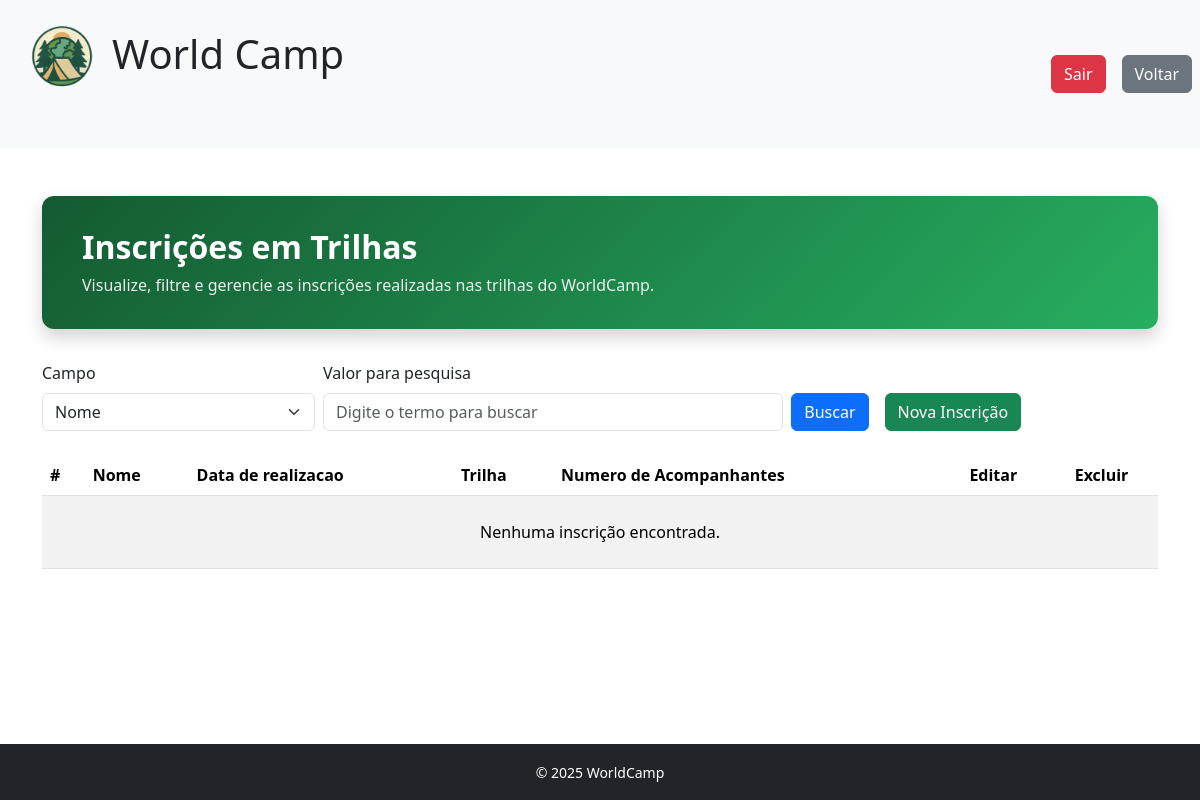
Before: /telas/trilhas/TrilhasList.php (signed in) with the older database file.
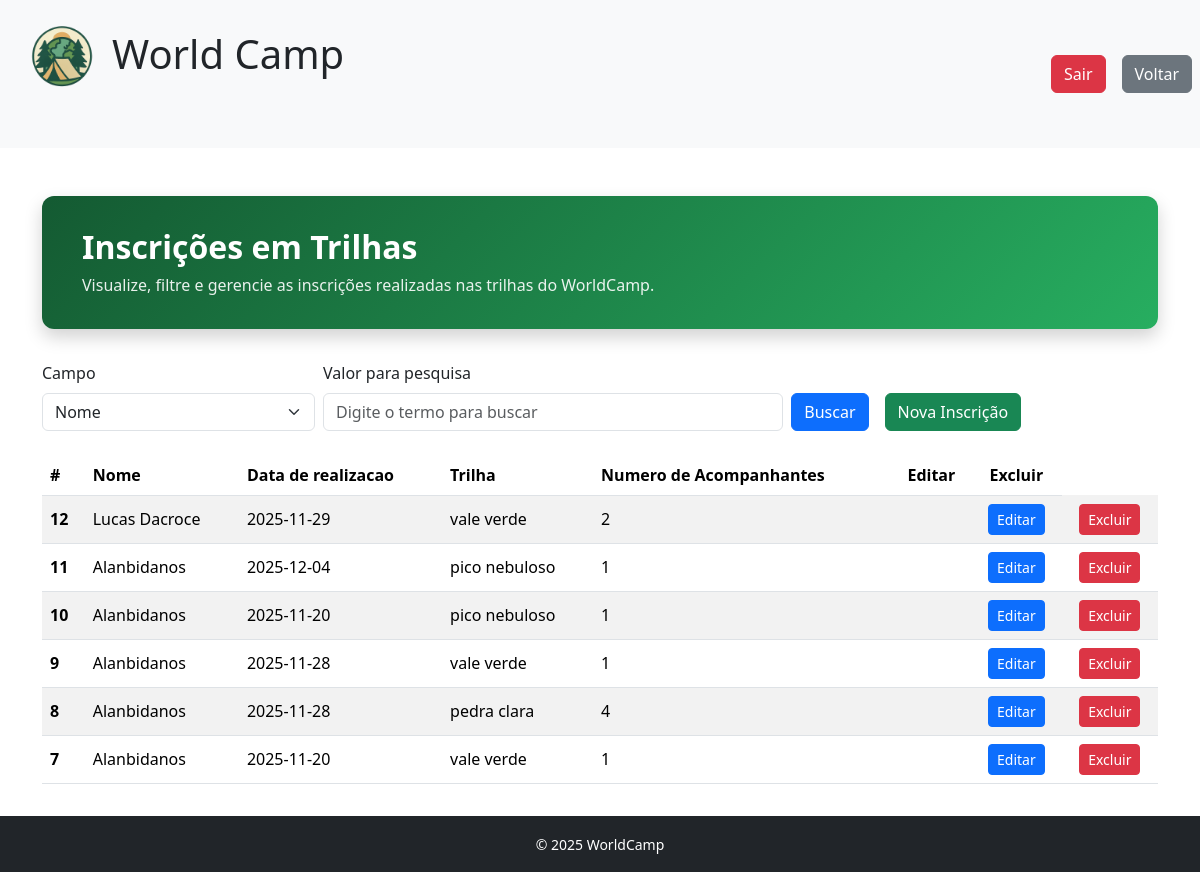
After: the same page with the newer database file.
### tables this page shows
CREATE TABLE IF NOT EXISTS `agendartrilhas` (
  `Id` int NOT NULL AUTO_INCREMENT,
  `nome_usuario` varchar(50) NOT NULL DEFAULT '',
  `data_realizacao` date NOT NULL,
  `trilha` varchar(50) NOT NULL DEFAULT '',
  `numero_acompanhantes` int DEFAULT NULL,
  PRIMARY KEY (`Id`)
);

### database/db.class.php (called while the page is built, shortened)
<?php
class db
{
    private $host = "localhost";
    private $user = "root";
    private $password = "";
    private $port = "3306";
    private $dbname = "WorldCamp";
    public function conn()
    {
        try {
            $conn = new PDO(
                "mysql:host=$this->host;dbname=$this->dbname;port=$this->port",
                $this->user,
                $this->password,
                [
                    PDO::ATTR_ERRMODE => PDO::ERRMODE_EXCEPTION,
                    PDO::MYSQL_ATTR_INIT_COMMAND => "SET NAMES utf8"
                ]
            );
            return $conn;
        } catch (PDOException $e) {
            echo "Erro: " . $e->getMessage();
            exit;
        }
    }
public function getTrilhasFiltradas($post)
{
    return $this->allTrilhas();
}
    public function allTrilhas()
    {
        $conn = $this->conn();
        $sql = "SELECT * FROM agendartrilhas ORDER BY Id DESC";
        $st = $conn->prepare($sql);
        $st->execute();
        return $st->fetchAll(PDO::FETCH_OBJ);
    }
}
?>

### telas/trilhas/TrilhasList.php (the view, shortened to what this page needs)
<?php
include '../../header.php';
include '../../database/db.class.php';
$db = new db();
$db->checkLogin();
$db->processarExclusaoTrilha();
$agendamento = $db->getTrilhasFiltradas($_POST);
?>
<div class="container my-4">
    <div class="hero-trilhas-list">
        <h2>Inscrições em Trilhas</h2>
        <p>Visualize, filtre e gerencie as inscrições realizadas nas trilhas do WorldCamp.</p>
    </div>
    <form action="./TrilhasList.php" method="post" class="mb-4">
        <div class="row g-2 align-items-end">
            <div class="col-md-3">
                <label class="form-label">Campo</label>
                <select name="tipo" class="form-select">
                    <option value="nome">Nome</option>
                </select>
            </div>
            <div class="col-md-5">
                <label class="form-label">Valor para pesquisa</label>
                <input type="text" name="valor" placeholder="Digite o termo para buscar" class="form-control">
            </div>
            <div class="col-md-4 d-flex gap-2">
                <div class="me-2">
                    <button type="submit" class="btn btn-primary w-100 mt-4">Buscar</button>
                </div>
                <div>
                    <a href="./TrilhasForm.php" class="btn btn-success w-100 mt-4">Nova Inscrição</a>
                </div>
            </div>
        </div>
    </form>
    <div class="mb-5 table-responsive">
        <table class="table table-striped table-hover table-inscricoes align-middle">
            <thead>
                <tr>
                    <th scope="col">#</th>
                    <th scope="col">Nome</th>
                    <th scope="col">Data de realizacao</th>
                    <th scope="col">Trilha</th>
                    <th scope="col">Numero de Acompanhantes</th>
                    <th scope="col" class="text-center">Editar</th>
                    <th scope="col" class="text-center">Excluir</th>
                </tr>
            </thead>
            <tbody>
                <?php if (!empty($agendamento)): ?>
                    <?php foreach ($agendamento as $item): ?>
                        <tr>
                            <th scope="row"><?= $item->Id ?></th>
                            <td><?= $item->nome_usuario ?></td>
                            <td><?= $item->data_realizacao ?></td>
                            <td><?= $item->trilha ?></td>
                            <td><?= $item->numero_acompanhantes ?></td>
                            <td>
                            </td>
                            <td class="text-center">
                                <a href="./TrilhasForm.php?Id=<?= $item->Id ?>" class="btn btn-primary btn-sm">Editar</a>
                            </td>
                            <td class="text-center">
                                <a href="./TrilhasList.php?Id=<?= $item->Id ?>"
                                    onclick="return confirm('Deseja Excluir esta inscrição?')"
                                    class="btn btn-danger btn-sm">Excluir</a>
                            </td>
                        </tr>
                    <?php endforeach; ?>
                <?php else: ?>
                    <tr>
                        <td colspan="7" class="text-center py-4">
                            Nenhuma inscrição encontrada.
                        </td>
                    </tr>
                <?php endif; ?>
            </tbody>
        </table>
    </div>
</div>
<?php
include '../../footer.php';
?>

### header.php (shortened to what this page needs)
<!doctype html>
<html lang="en">
<head>
    <link href="https://cdn.jsdelivr.net/npm/bootstrap@5.3.8/dist/css/bootstrap.min.css" rel="stylesheet">
</head>
<body>
<?php
$hiddenPage = ['login.php', 'criarConta.php', 'index.php'];
$currentPage = basename($_SERVER['PHP_SELF']);
$showMenu = !in_array($currentPage, $hiddenPage);
if ($showMenu) {
        $page = basename($_SERVER['PHP_SELF']); if ($page === 'dashboard.php') {
            include_once '../menu.php';
            ?>
      <?php } else  {
        include_once '../../menu.php'; ?>
      <?php }
      }?>
    <div class="container mt-4">
        <div class="row">

### menu.php (shortened to what this page needs)
<nav class="navbar navbar-expand-lg bg-body-tertiary ">
  <div class="container-fluid">
      <?php  $page = basename($_SERVER['PHP_SELF']); if ($page === 'dashboard.php') { ?>
        <div class="text-center">
          <div class="logo h1"><img src="../imagens/logoWorldCamp.png" width="75" height="75" alt="Logo">World Camp</div>
        </div>
      <?php } else  { ?>
        <div class="text-center mb-4">
          <div class="logo h1"><img src="../../imagens/logoWorldCamp.png" width="100" height="100" alt="Logo">World Camp</div>
        </div>
      <?php } ?>
  </div>
  <?php $page = basename($_SERVER['PHP_SELF']); if ($page === 'dashboard.php') { ?>
    <div class="col text-end">
      <a href="../usuario/login.php" class="btn btn-danger m-2" <?php session_abort() ?>>Sair</a>
    </div>
  <?php } else  { ?>
    <div class="col text-end">
      <a href="../../usuario/login.php" class="btn btn-danger m-2" <?php session_abort() ?>>Sair</a>
    </div>
  <?php } ?>
    <div class="col text-end">
      <button type="button" class="btn btn-secondary m-2" onclick="history.back();">Voltar</button>
    </div>
</nav>

### footer.php (shortened to what this page needs)
    <footer class="bg-dark text-white text-center py-3 fixed-bottom">
            <small>&copy; 2025 WorldCamp</small>
    </footer>
 </div>
    </div>
  </body>
</html>

### telas/trilhas/TrilhasList.php (style rules this page uses)
.hero-trilhas-list { background: linear-gradient(135deg, #145a32, #27ae60); color: #fff; padding: 2rem 2.5rem; border-radius: 12px; margin-bottom: 2rem; box-shadow: 0 8px 18px rgba(0, 0, 0, 0.18); }
.hero-trilhas-list h2 { margin: 0; font-weight: 700; }
.hero-trilhas-list p { margin: 0.4rem 0 0; opacity: 0.9; }
.table-inscricoes thead { background-color: #f8faf9; }

Changed rows visible on the page:
added agendartrilhas: Id "12", nome_usuario "Lucas Dacroce", data_realizacao "2025-11-29", trilha "vale verde", numero_acompanhantes "2"
added agendartrilhas: Id "11", nome_usuario "Alanbidanos", data_realizacao "2025-12-04", trilha "pico nebuloso", numero_acompanhantes "1"
added agendartrilhas: Id "10", nome_usuario "Alanbidanos", data_realizacao "2025-11-20", trilha "pico nebuloso", numero_acompanhantes "1"
added agendartrilhas: Id "9", nome_usuario "Alanbidanos", data_realizacao "2025-11-28", trilha "vale verde", numero_acompanhantes "1"
added agendartrilhas: Id "8", nome_usuario "Alanbidanos", data_realizacao "2025-11-28", trilha "pedra clara", numero_acompanhantes "4"
added agendartrilhas: Id "7", nome_usuario "Alanbidanos", data_realizacao "2025-11-20", trilha "vale verde", numero_acompanhantes "1"
Other visible differences:
text no longer shown: "Nenhuma inscrição encontrada."
